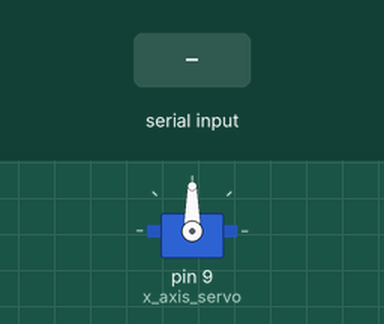
Simulated run of this sketch. Board: Arduino Uno, built with avr-gcc and run on an emulated ATmega328P. On the bench: servo. Inputs (shaded band) come from the test bench. What the sketch prints to the serial monitor is not drawn.

Above: at 1.2 s.
1.3 s: "<90,45,200>" received over Serial
At 2.3 s:
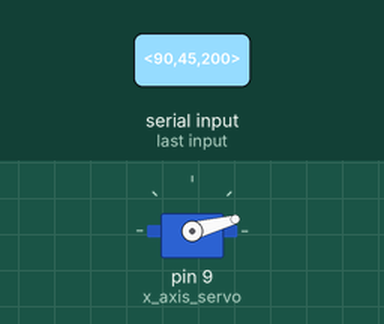
2.8 s: "<200>" received over Serial
At 3.5 s:
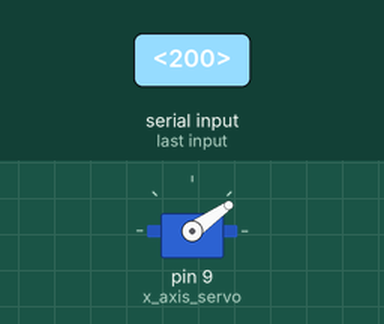
4.3 s: "<90,45>" received over Serial
At 4.6 s:
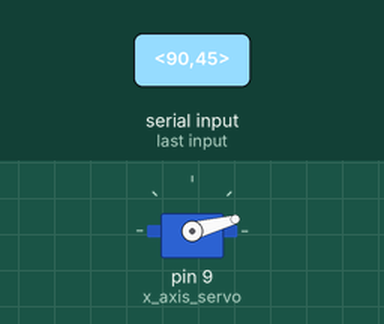
Timing chart, 0 to 7.3 s (numbered marks = the images above; inputs shaded):
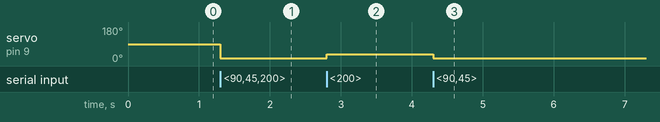

The sketch:

Eye_mech_control.ino
```cpp
#include <Servo.h>

#define DATALEN 4   // Expected length of data array
#define THRESHOLD 5 // Example threshold value

Servo x_axis_servo;

char dataBuffer[32];  // Buffer to hold incoming data
int dataArray[DATALEN]; // Array to hold parsed integers
int dataIndex = 0; // Index for dataArray
bool dataReady = false; // Flag to signal when data is fully received

int x_val;
int val;

void setup() {
  Serial.begin(115200); // Initialize serial communication at 115200 baudrate

  x_axis_servo.attach(9);

  memset(dataArray, 0, sizeof(dataArray)); // Initialize dataArray with zeros
}

void loop() {
  if (Serial.available()) {
    char incomingChar = Serial.read();

    // Start and end markers for incoming data
    if (incomingChar == '<') {
      dataIndex = 0; // Reset index for new data set
      memset(dataBuffer, 0, sizeof(dataBuffer)); // Clear the buffer
    }
    else if (incomingChar == '>') {
      dataBuffer[dataIndex] = '\0'; // Null-terminate the buffer
      dataReady = true; // Signal that we have a full data set
    }
    else if (dataIndex < sizeof(dataBuffer) - 1) {
      // Only add valid characters within buffer limits
      dataBuffer[dataIndex++] = incomingChar;
    }
  }

  // Once data is received, parse and control
  if (dataReady) {
    parseData(); // Parse incoming data
    control();   // Execute control logic based on parsed data
    dataReady = false; // Reset flag for the next data set
  }
}

void parseData() {
  // Tokenize the buffer based on commas and convert to integers
  char* token = strtok(dataBuffer, ",");
  int index = 0;

  while (token != NULL && index < DATALEN) {
    dataArray[index++] = atoi(token); // Convert token to integer
    token = strtok(NULL, ","); // Move to the next token
  }

  // If we received less than the expected number of values, fill the rest with zeros
  while (index < DATALEN) {
    dataArray[index++] = 0;
  }
}

void control() {
  // Debugging: Print the parsed data for verification
  printData();

  x_val = dataArray[0];
  val = map(x_val, 0, 1023, 0, 180);
  x_axis_servo.write(val);
  Serial.print("Servo response");
  delay(10);

}

void printData() {
  Serial.print("Parsed data: ");
  for (int i = 0; i < DATALEN; i++) {
    Serial.print(dataArray[i]);
    Serial.print(" ");
  }
  Serial.println();
}
```

Measured:
- after the input at 1.3 s, servo on pin 9 (x_axis_servo): 90° → 15° at once
- after the input at 2.8 s, servo on pin 9 (x_axis_servo): 15° → 35° at once
- after the input at 4.3 s, servo on pin 9 (x_axis_servo): 35° → 15° at once
